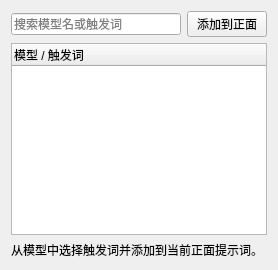
          <widget class="QWidget" name="tabGenerateModelTriggers">
           <attribute name="title">
            <string>模型触发词</string>
           </attribute>
           <layout class="QVBoxLayout" name="verticalLayoutGenerateModelTriggers">
            <item>
             <layout class="QHBoxLayout" name="layoutGenerateModelTriggerTop">
              <item>
               <widget class="QLineEdit" name="editGenerateModelTriggerSearch">
                <property name="placeholderText">
                 <string>搜索模型名或触发词</string>
                </property>
               </widget>
              </item>
              <item>
               <widget class="QPushButton" name="btnAddGenerateModelTriggersPositive">
                <property name="text">
                 <string>添加到正面</string>
                </property>
               </widget>
              </item>
             </layout>
            </item>
            <item>
             <widget class="QTreeWidget" name="treeGenerateModelTriggers">
              <property name="selectionMode">
               <enum>QAbstractItemView::SelectionMode::ExtendedSelection</enum>
              </property>
              <property name="selectionBehavior">
               <enum>QAbstractItemView::SelectionBehavior::SelectRows</enum>
              </property>
              <column>
               <property name="text">
                <string>模型 / 触发词</string>
               </property>
              </column>
             </widget>
            </item>
            <item>
             <widget class="QLabel" name="lblGenerateModelTriggerStatus">
              <property name="text">
               <string>从模型中选择触发词并添加到当前正面提示词。</string>
              </property>
             </widget>
            </item>
           </layout>
          </widget>
